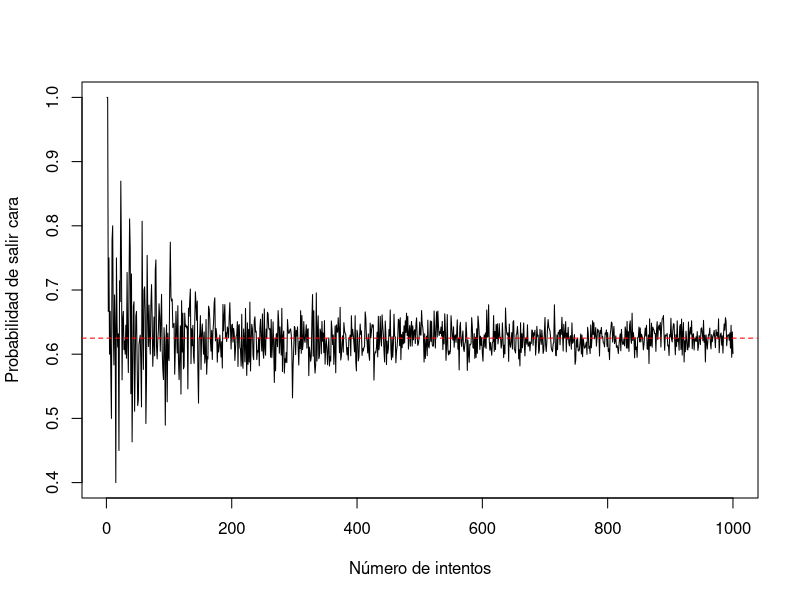

Generate this figure with R:
## ---- chunk 1

convergencia <- 1:1000

# Simular lanzamientos
for (lanzamientos in 1:1000) {
  convergencia[lanzamientos] = rbinom(n = 1,size=lanzamientos,p=5/8)/lanzamientos
}

# Gráfico de la convergencia
#convergencia

plot(convergencia,type = "l", xlab = "Número de intentos", ylab = "Probabilidad de salir cara")
abline(h = 5/8, col = "red", lty = 2)
